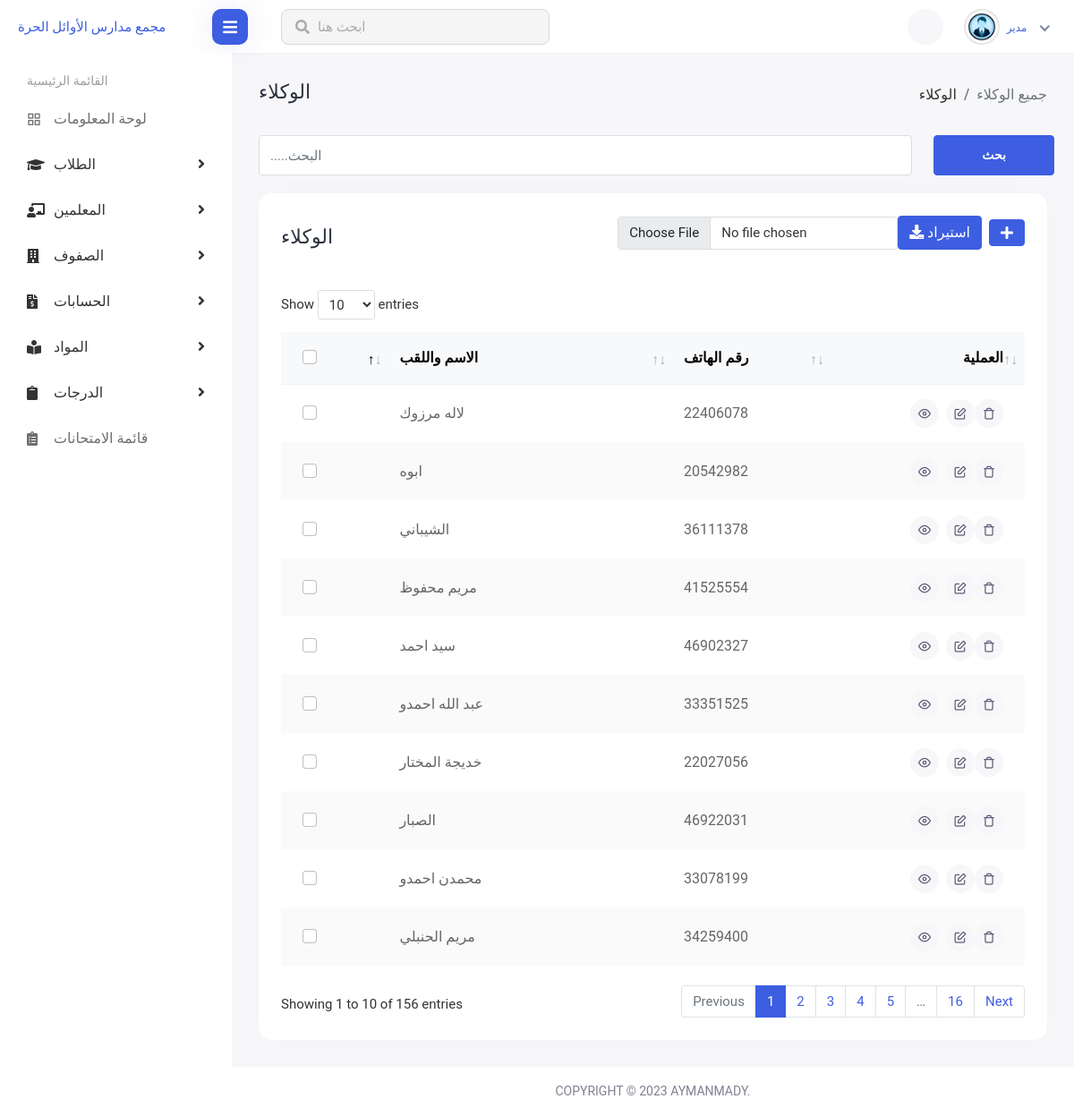
The app's page /parent/ with its own data.
### mainapp/models.py (models this page shows, shortened)
class Parent(models.Model):
    nom = models.CharField(max_length=50, blank=True, null=True)
    prenom = models.CharField(max_length=50, blank=True, null=True)
    mobile = models.CharField(max_length=12, null=True, blank=True)
    mobile2 = models.CharField(max_length=12, null=True, blank=True)
    date_inscription = models.DateField(null=True, blank=True)
    frais_mensuels = models.DecimalField(max_digits=10, decimal_places=2, null=True, default=0, blank=True)

### mainapp/views.py (the view)
# urls.py: path('parent/', views.parent, name="parent"),
def parent(request):
    all_parent= Parent.objects.all()
    return render(request,"parents/index.html",{"parents": all_parent,"navbar":'parent'})

### mainapp/templates/Parents/index.html (shortened to what this page needs)
{% extends 'navbar.html' %}
{% block content %}
<div class="content container-fluid">
<div class="page-header">
<div class="row">
<div class="col-sm-12">
<div class="page-sub-header">
<h3 class="page-title">الوكلاء</h3>
<ul class="breadcrumb">
<li class="breadcrumb-item"><a href="students.html">الوكلاء</a></li>
<li class="breadcrumb-item active">جميع الوكلاء</li>
</ul>
</div>
</div>
</div>
</div>
<div class="student-group-form">
<div class="row">
<div class="col-lg-10 col-md-6">
<div class="form-group">
    <input type="text" class="form-control" id="searchInput"  placeholder=".....البحث">
</div>
</div>
<div class="col-lg-2">
<div class="search-student-btn">
<button type="btn" class="btn btn-primary">بحث</button>
</div>
</div>
</div>
</div>
<div class="row">
<div class="col-sm-12">
<div class="card card-table comman-shadow">
<div class="card-body">
<div class="page-header">
<div class="row align-items-center">
<div class="col">
<h3 class="page-title">الوكلاء</h3>
</div>
<div class="col-auto text-end float-end ms-auto download-grp">
    <div style="display: flex; align-items: center;">
        <div style="flex: 1;">
            <form  method="post" enctype="multipart/form-data" action="{% url 'import-parents' %}">
                <div style="display: flex; align-items: center;">
                    <div>
                        <input type="file" class="form-control" name="myfile" accept=".xlsx">
                    </div>
                    <div>
                        <button type="submit" class="btn btn-outline-primary me-2"><i class="fas fa-download"></i> استيراد</button>
                    </div>
                    <div>
                        <a href="{% url 'add_parent' %}" class="btn btn-primary"><i class="fas fa-plus"></i></a>
                    </div>
                </div>
            </form>
        </div>
    </div>
</div>
</div>
</div>
<div class="table-responsive">
<table class="table border-0 star-student table-hover table-center mb-0 datatable table-striped" id="dataTable">
<thead class="student-thread">
<tr>
<th>
<div class="form-check check-tables">
<input class="form-check-input" type="checkbox" value="something">
</div>
</th>
<th>الاسم واللقب</th>
<th>رقم الهاتف</th>
<th class="text-end">العملية</th>
</tr>
</thead>
<tbody>
{% for i in parents %}
<tr>
         <td>
        <div class="form-check check-tables">
        <input class="form-check-input" type="checkbox" value="something">
        </div>
        </td>
        <td>{{i.nom}} </td>
        <td>{{i.mobile}}</td>
        <td class="text-end">
        <div class="actions ">
        <a href="/show_parent/{{i.id}}" class="btn btn-sm bg-success-light me-2 ">
        <i class="feather-eye"></i>
        </a>
        <a href="/edit_parent/{{i.id}}" class="btn btn-sm bg-danger-light">
        <i class="feather-edit"></i>
        </a>
        <a href="/delete_parent/{{i.id}}" class="btn btn-sm bg-danger-light">
            <i class="feather-trash" ></i>
        </a>
        </div>
        </td>
        </tr>
{% endfor %}
</tbody>
</table>
</div>
</div>
</div>
</div>
</div>
{% endblock %}

### mainapp/templates/navbar.html (shortened to what this page needs)
{% load static %}
<html lang="ar">
<head>
<link rel="stylesheet" href="{% static 'SMS/plugins/bootstrap/css/bootstrap.min.css' %}">
<link rel="stylesheet" href="{% static 'SMS/plugins/feather/feather.css' %}">
<link rel="stylesheet" href="{% static 'SMS/plugins/icons/flags/flags.css' %}">
<link rel="stylesheet" href="{% static 'SMS/css/bootstrap-datetimepicker.min.css' %}">
<link rel="stylesheet" href="{% static 'SMS/plugins/fontawesome/css/fontawesome.min.css' %}">
<link rel="stylesheet" href="{% static 'SMS/plugins/fontawesome/css/all.min.css' %}">
<link rel="stylesheet" href="{% static 'SMS/plugins/select2/css/select2.min.css' %}">
<link rel="stylesheet" href="{% static 'SMS/css/style.css' %}">
<link rel="stylesheet" href="{% static 'SMS/plugins/bootstrap/css/bootstrap.min.css' %}">
<link rel="stylesheet" href="{% static 'SMS/plugins/feather/feather.css' %}">
<link rel="stylesheet" href="{% static 'SMS/plugins/fontawesome/css/fontawesome.min.css' %}">
<link rel="stylesheet" href="{% static 'SMS/plugins/fontawesome/css/all.min.css' %}">
<link rel="stylesheet" href="{% static 'SMS/plugins/datatables/datatables.min.css' %}">
<link rel="stylesheet" href="{% static 'SMS/css/style.css' %}">
</head>
<body>
<div class="main-wrapper">
<div class="header">
<div class="header-left">
<a href="#" class="logo">
       مجمع مدارس الأوائل الحرة
</a>
</div>
<div class="menu-toggle">
<a href="javascript:void(0);" id="toggle_btn">
<i class="fas fa-bars"></i>
</a>
</div>
<div class="top-nav-search">
<form>
<input type="text" class="form-control" placeholder="ابحث هنا">
<button class="btn" type="submit"><i class="fas fa-search"></i></button>
</form>
</div>
<ul class="nav user-menu">
<li class="nav-item zoom-screen me-2">
<a href="#" class="nav-link header-nav-list">
</a>
</li>
<li class="nav-item dropdown has-arrow new-user-menus">
<a href="#" class="dropdown-toggle nav-link" data-bs-toggle="dropdown">
<span class="user-img">
<img class="rounded-circle" src="{% static 'SMS/img/profiles/hello.png' %}" width="31" alt="صورة المستخدم">
<div class="user-text">
<p class="text-muted mb-0">مدير </p>
</div>
</span>
</a>
</li>
</ul>
</div>
<div class="sidebar" id="sidebar" style="overflow-y: auto;">
<div class="sidebar-inner slimscroll">
<div id="sidebar-menu" class="sidebar-menu">
<ul>
<li class="menu-title">
<span>القائمة الرئيسية</span>
</li>
<li>
    <a href="{% url 'home' %}"><i class="feather-grid"></i><span> لوحة المعلومات</span>  </a>
</li>
<li class="submenu">
<a ><i class="fas fa-graduation-cap"></i> <span> الطلاب</span> <span class="menu-arrow"></span></a>
</li>
<li class="submenu">
<a ><i class="fas fa-chalkboard-teacher"></i> <span> المعلمين</span> <span class="menu-arrow"></span></a>
</li>
<li class="submenu">
<a ><i class="fas fa-building"></i> <span> الصفوف</span> <span class="menu-arrow"></span></a>
</li>
<li>
    <a  ><i class="fas fa-file-invoice-dollar"></i> <span> الحسابات</span> <span class="menu-arrow"></span></a>
</li>
<li class="submenu">
<a ><i class="fas fa-book-reader"></i> <span> المواد</span> <span class="menu-arrow"></span></a>
</li>
<li class="submenu">
<a ><i class="fas fa-clipboard"></i> <span> الدرجات</span> <span class="menu-arrow"></span></a>
</li>
<li>
    <a href="{% url 'examen' %}"><i class="fas fa-clipboard-list"></i> <span>قائمة الامتحانات</span></a>
</li>
</ul>
</div>
</div>
</div>
<div class="page-wrapper">
    {% block content %}{% endblock %}
</div>
<footer>
    <p>Copyright © 2023 AymanMady.</p>
</footer>
</div>
</div>
</body>
</html>

### records on screen
Parent: nom "لاله مرزوك", mobile "22406078"
Parent: nom "ابوه", mobile "20542982"
Parent: nom "الشيباني", mobile "36111378"
Parent: nom "مريم محفوظ", mobile "41525554"
Parent: nom "سيد احمد", mobile "46902327"
Parent: nom "عبد الله احمدو", mobile "33351525"
Parent: nom "خديجة المختار", mobile "22027056"
Parent: nom "الصبار", mobile "46922031"
Parent: nom "محمدن احمدو", mobile "33078199"
Parent: nom "مريم الحنبلي", mobile "34259400"
